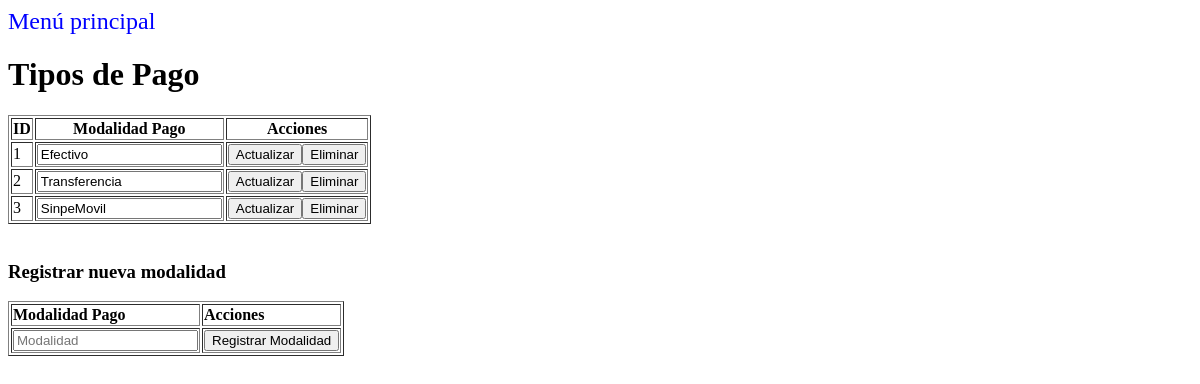
The app's page /view/listarTiposPago.php with its own data.
### tables this page shows
CREATE TABLE `tbpagotipo` (
  `tbpagotipoid` int(11) NOT NULL,
  `tbpagotipotipo` varchar(50) NOT NULL,
  `tbpagotipoactivo` tinyint(4) NOT NULL
);

### data/pagoTipoData.php (called while the page is built, shortened)
<?php
include '../domain/pagoTipo.php';
class PagoTipoData extends Data{
    public function getPagosTipo(){
        $conn = mysqli_connect($this->server, $this->user, $this->password, $this->db);
        $conn->set_charset('UTF8');
        $querySelect = "SELECT * FROM tbpagotipo;";
        $result = mysqli_query($conn, $querySelect);
        $PagosTipo = [];
        while ($row = mysqli_fetch_array($result)) {
            $currentDireccion = new PagoTipo($row['tbpagotipoid'], $row['tbpagotipotipo'], $row['tbpagotipoactivo']);
            array_push($PagosTipo, $currentDireccion);
        }
        return $PagosTipo;
    }
}

### business/pagoTipoBusiness.php (called while the page is built, shortened)
<?php
include '../data/pagoTipoData.php';
class PagoTipoBusiness{
    public function PagoTipoBusiness() {
        $this->PagoTipoData = new PagoTipoData();
    }
    public function getPagosTipo() {
        return $this->PagoTipoData->getPagosTipo();
    }
}

### domain/pagoTipo.php (called while the page is built, shortened)
<?php
class PagoTipo{
    private $idTBPagoTipo;
    private $nombreTBPagoTipo;
    private $activoTBPagoTipo;
    function PagoTipo($idTBPagoTipo, $nombreTBPagoTipo, $activoTBPagoTipo){
        $this->idTBPagoTipo = $idTBPagoTipo;
        $this->nombreTBPagoTipo = $nombreTBPagoTipo;
        $this->activoTBPagoTipo = $activoTBPagoTipo;
    }
    public function getIDPagoTipo(){
        return $this->idTBPagoTipo;
    }
    public function getNombreTBPagoTipo(){
        return $this->nombreTBPagoTipo;
    }
    public function getActivoTBPagoTipo(){
        return $this->activoTBPagoTipo;
    }
}

### view/listarTiposPago.php (the view, shortened to what this page needs)
<?php
include '../business/pagoTipoBusiness.php';
include 'header.php';
?>
<!DOCTYPE html>
<html>
<head>
</head>
<body>
    <h1>Tipos de Pago</h1>
    <div>
        <?php
        $pagoTipoBusiness = new pagoTipoBusiness();
        $pagoTipo = $pagoTipoBusiness->getPagosTipo()?>
        <table border="1">
            <thead style="text-align: center;">
                <tr>
                    <th>ID</th>
                    <th>Modalidad Pago</th>
                    <th>Acciones</th>
                </tr>
            </thead>
            <tbody>
                <?php
                foreach ($pagoTipo as $row) {
                    if ($row->getActivoTBPagoTipo() == 1){
                        echo '<form  method="POST" enctype="multipart/form-data" action="../business/pagoTipoAction.php">';
                        echo '<tr>';
                        echo '<td>' . $row->getIDPagoTipo() . '</td>';
                        echo '<td><input type="text" name="nombrePagoTipo" id="nombrePagoTipo" value="' . $row->getNombreTBPagoTipo() . '"/></td>';
                        echo '<td><input type="submit" name="actualizar" id="actualizar" value="Actualizar" onclick="return confirmarAccionModificar()"/>';
                        echo '<input type="submit" name="eliminar" id="eliminar" value="Eliminar" onclick="return confirmarAccionEliminar()"/></td>';
                        echo '</tr>';
                        echo '</form>';
                    }
                }
                ?>
            </tbody>
        </table>
    </div></br>
    <div>
        <h3>Registrar nueva modalidad</h3>
        <form method="POST" id="direccionform" action="../business/pagoTipoAction.php">
            <table border="1">
                <thead style="text-align: left;">
                    <tr>
                        <th>Modalidad Pago</th>
                        <th>Acciones</th>
                    </tr>
                </thead>
                <tbody>
                    <tr>
                        <td><input type="text" name="nombrePagoTipo" placeholder="Modalidad"></td>
                        <td><button type="submit" name="insertar" id="insertar" value="insertar">Registrar Modalidad</button></td>
                    </tr>
                </tbody>
            </table>
        </form>
    </div>
</body>
</html>

### records on screen
tbpagotipo: tbpagotipoid "1", nombrePagoTipo "Efectivo"
tbpagotipo: tbpagotipoid "2", nombrePagoTipo "Transferencia"
tbpagotipo: tbpagotipoid "3", nombrePagoTipo "SinpeMovil"
